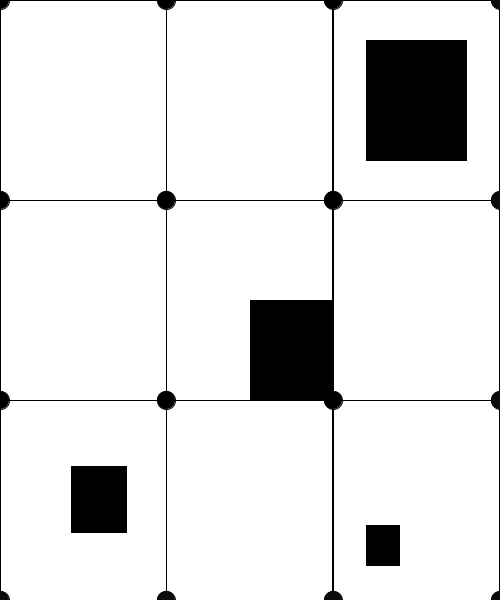
Frame 1 (no input)
Frame 60 (the mouse pressed at the canvas centre just before this capture): identical to frame 1, image omitted
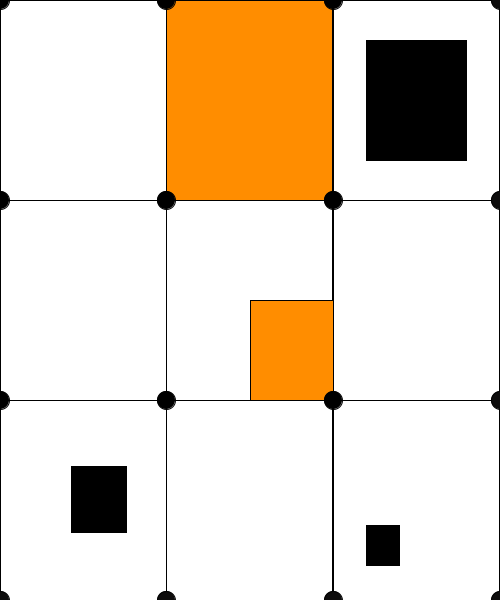
Frame 120 (the mouse held since frame 60 and released just before this capture)

The Processing sketch that drew these frames (run headless with seeded random() and noise(); from frame 60 on, the mouse is pressed at the canvas centre):

// Processing sketch: box
// ── box.pde
//Global Variables
color circleblack =#0D0C0C , white=255, black=0, orange=#FF8D00, green=#2F6A09;
color blue=#150B89;
Boolean turnOnYellow=false, turnOnPink=false, turnOnBrown=false; 
float ptDiameter, rectWidth, rectHeight;
float[] ptX = new float[17]; //index zero not counted, left as null here
float[] ptY = new float[17];
float[] buttonX = new float[5]; 
float[] buttonY = new float[5];
float[] buttonWidth = new float[5];
float[] buttonHeight = new float[5];
//float pt5X, pt5Y, pt6X, pt6Y, pt7X, pt7Y, pt8X, pt8Y;
//float pt9X, pt9Y, pt10X, pt10Y, pt11X, pt11Y, pt12X, pt12Y;
//float pt13X, pt13Y, pt14X, pt14Y, pt15X, pt15Y, pt16X, pt16Y;
//float button1X, button1Y, button1Width, button1;
//float button2X, button2Y, button2Width, button2Height;
//float button3X, button3Y, button3Width, button3Height;
//float button4X, button4Y, button4Width, button4Height;

void setup() {
  size(500, 600);
  ptDiameter = width * 1 / 27.77777777;
  rectWidth = width*1/3;
  rectHeight = height*1/3;
  //
  for (int i=1; i<14; i=i+4) {
    ptX[i] = width*0;
  }
  //pt1X = pt5X = pt9X = pt13X = width*0;
  //
  for (int i=2; i<15; i=i+4) {
    ptX[i] = width*1/3;
  }
  //pt2X = pt6X = pt10X = pt14X = width*1/3;
  //
  for (int i=3; i<16; i=i+4) {
    ptX[i] = width*2/3;
  }
  //pt3X = pt7X = pt11X = pt15X = width*2/3;
  //
  for (int i=4; i<17; i=i+4) {
    ptX[i] = width*3/3;
  }
  //pt4X = pt8X = pt12X = pt16X = width*3/3;
  //
  for (int i=1; i<5; i++) {
    ptY[i] = height*0;
  }
  // pt1Y = pt2Y = pt3Y = pt4Y = height*0;
  for (int i=5; i<9; i++) {
    ptY[i] = height*1/3;
  }
  //pt5Y = pt6Y = pt7Y = pt8Y = height*1/3;/
  //
  for (int i=9; i<13; i++) {
    ptY[i] = height*2/3;
  }
  // pt9Y = pt10Y = pt11Y = pt12Y = height*2/3;
  //
  for (int i=13; i<17; i++) {
    ptY[i] = height*3/3;
  }
  //pt13Y = pt14Y = pt15Y = pt16Y= height*3/3;
  //
  //Button to illustrate arithmetic
  buttonX[1] = width * 3/7 * 1/3; //Section 1, subsection 1
  buttonY[1] = height * 7/3 * 1/3; //Section 1, subsection 1
  buttonWidth[1] = width * 1/3 * 1/3;
  buttonHeight[1] = height * 1/3 * 1/3;
  //
  //Button to illustrate arithmetic
  buttonX[2] = width * 3/6; //Section 2, subsection 1: denominator is 3*2, numerator is counted
  buttonY[2] = height * 3/6 ; //Section 2, subsection 0: denominator is 3*2, numerator is counted
  buttonWidth[2] = width * 1/3 * 1/2;
  buttonHeight[2] = height * 1/3 * 1/2;
  //
  //Button to illustrate arithmetic
  buttonX[3] = width * 11/15; //Section 3, subsection 2: denominator is 3*5, numerator is counted
  buttonY[3] = height * 14/16; //Section 3, subsection 4: denominator is 3*5, numerator is counted
  buttonWidth[3] = width * 1/3 * 1/5;
  buttonHeight[3] = height * 1/3 * 1/5;

  //Last Button to Test Concept of Buttons
  buttonX[4] = width*11/15; 
  buttonY[4] = height*1/15; 
  buttonWidth[4] = width*3/15;
  buttonHeight[4] = height*3/15;
}

void draw() {
  //fill(white);
  rect(ptX[1], ptY[1], rectWidth, rectHeight); //FOR will not work with parameters
  //Bug: must press reset, Btn#4, each time to reset colour
  if (turnOnYellow == true ) {
    fill(blue);
  }
  if (turnOnPink == true) {
    fill(orange);
  }
  if (turnOnBrown == true) {
    fill(green);
  }
  rect(ptX[2], ptY[2], rectWidth, rectHeight);
  fill(white);
  rect(ptX[3], ptY[3], rectWidth, rectHeight);
  //
  rect(ptX[5], ptY[5], rectWidth, rectHeight);
  rect(ptX[6], ptY[6], rectWidth, rectHeight);
  rect(ptX[7], ptY[7], rectWidth, rectHeight);
  //
  rect(ptX[9], ptY[9], rectWidth, rectHeight);
  rect(ptX[10], ptY[10], rectWidth, rectHeight);
  rect(ptX[11], ptY[11], rectWidth, rectHeight);
  //
  //Button Rectangles
  if ( mouseX>=buttonX[1] && mouseX<=buttonX[1]+buttonWidth[1] && mouseY>=buttonY[1] && mouseY<=buttonY[1]+buttonHeight[1] ) {
    fill(orange);
    rect(buttonX[1], buttonY[1], buttonWidth[1], buttonHeight[1]);
  } else {
    fill(black);
    rect(buttonX[1], buttonY[1], buttonWidth[1], buttonHeight[1]);
  }
  if ( mouseX>=buttonX[2] && mouseX<=buttonX[2]+buttonWidth[2] && mouseY>=buttonY[2] && mouseY<=buttonY[2]+buttonHeight[2] ) {
    fill(orange);
    rect(buttonX[2], buttonY[2], buttonWidth[2], buttonHeight[2]);
  } else {
    fill(black);
    rect(buttonX[2], buttonY[2], buttonWidth[2], buttonHeight[2]);
  }
  if ( mouseX>=buttonX[3] && mouseX<=buttonX[3]+buttonWidth[3] && mouseY>=buttonY[3] && mouseY<=buttonY[3]+buttonHeight[3] ) {
    fill(orange);
    rect(buttonX[3], buttonY[3], buttonWidth[3], buttonHeight[3]);
  } else {
    fill(black);
    rect(buttonX[3], buttonY[3], buttonWidth[3], buttonHeight[3]);
  }
  if ( mouseX>=buttonX[4] && mouseX<=buttonX[4]+buttonWidth[4] && mouseY>=buttonY[4] && mouseY<=buttonY[4]+buttonHeight[4] ) {
    fill(orange);
    rect(buttonX[4], buttonY[4], buttonWidth[4], buttonHeight[4]);
  } else {
    fill(black);
    rect(buttonX[4], buttonY[4], buttonWidth[4], buttonHeight[4]);
  }
  fill(black); //Reset all IF-ELSE
  //
  ellipse(ptX[1], ptY[1], ptDiameter, ptDiameter);
  ellipse(ptX[2], ptY[2], ptDiameter, ptDiameter);
  ellipse(ptX[3], ptY[3], ptDiameter, ptDiameter);
  ellipse(ptX[5], ptY[5], ptDiameter, ptDiameter);
  ellipse(ptX[6], ptY[6], ptDiameter, ptDiameter);
  ellipse(ptX[7], ptY[7], ptDiameter, ptDiameter);
  ellipse(ptX[9], ptY[9], ptDiameter, ptDiameter);
  ellipse(ptX[10], ptY[10], ptDiameter, ptDiameter);
  ellipse(ptX[11], ptY[11], ptDiameter, ptDiameter);
  //
  fill(circleblack);
  ellipse(ptX[4], ptY[4], ptDiameter, ptDiameter);
  ellipse(ptX[8], ptY[8], ptDiameter, ptDiameter);
  ellipse(ptX[12], ptY[12], ptDiameter, ptDiameter);
  ellipse(ptX[13], ptY[13], ptDiameter, ptDiameter);
  ellipse(ptX[14], ptY[14], ptDiameter, ptDiameter);
  ellipse(ptX[15], ptY[15], ptDiameter, ptDiameter);
  ellipse(ptX[16], ptY[16], ptDiameter, ptDiameter);
  fill(white);
}

void mousePressed() {
  if ( mouseX>=buttonX[1] && mouseX<=buttonX[1]+buttonWidth[1] && mouseY>=buttonY[1] && mouseY<=buttonY[1]+buttonHeight[1] ) {
    println("Btn 1 activated");
    turnOnYellow = true;
  }
  if ( mouseX>=buttonX[2] && mouseX<=buttonX[2]+buttonWidth[2] && mouseY>=buttonY[2] && mouseY<=buttonY[2]+buttonHeight[2] ) {
    println("Btn 2 activated");
    turnOnPink = true;
  }
  if ( mouseX>=buttonX[3] && mouseX<=buttonX[3]+buttonWidth[3] && mouseY>=buttonY[3] && mouseY<=buttonY[3]+buttonHeight[3] ) {
    println("Btn 3 activated");
    turnOnBrown = true;
  }
  if ( mouseX>=buttonX[4] && mouseX<=buttonX[4]+buttonWidth[4] && mouseY>=buttonY[4] && mouseY<=buttonY[4]+buttonHeight[4] ) {
    println("Btn 4 activated");
    turnOnYellow = false;
    turnOnPink = false;
    turnOnBrown = false;
  }
}
